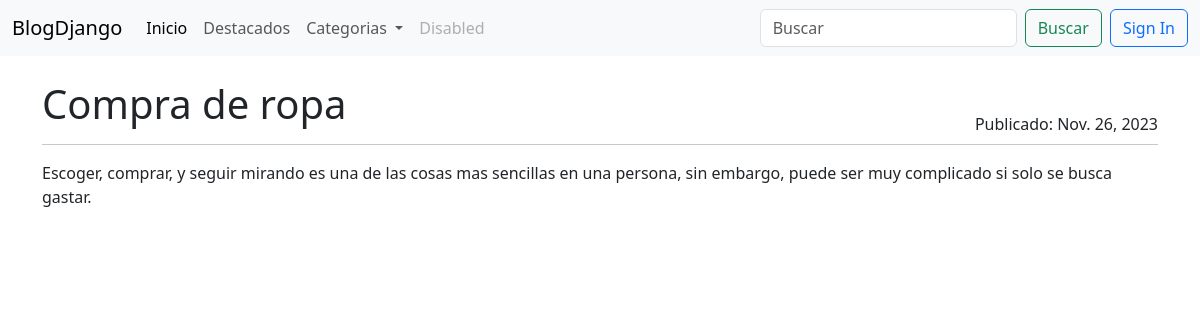
/post/ropa, run on the app's committed database.
### blogs/models.py (models this page shows, shortened)
class Post(models.Model):
    title = models.CharField(max_length=255)
    slug = models.SlugField(unique=True)
    overview = models.TextField()
    date_created = models.DateTimeField(auto_now_add=True)
    content = models.TextField()
    author = models.ForeignKey(settings.AUTH_USER_MODEL, on_delete=models.PROTECT)
    categories = models.ManyToManyField('Categorias')
    featured = models.BooleanField(default=False)
    pub_date =models.DateTimeField(default=timezone.now)
    class Meta:
        ordering = ["-date_created"]

### blogs/views.py (the view)
class PostDetailView(generic.DetailView):
   model = Post
   queryset = Post.objects.filter(featured= True).filter(
         pub_date__lte= timezone.now()
   )
   def get_context_data(self, **kwargs):
      context = super().get_context_data(**kwargs)
      context['categorias'] = Categorias.objects.all()
      return context

### blogs/templates/blogs/post_detail.html
{% extends 'base.html' %}
{% block content %}
<div class="container-xxl bd-gutter mt-3 my-md-4 bd-layout">
    <main class="container">
        <div class="row g-5">
          <div class "col-md-12">
            <div class"row">
                <div class="d-flex justify-content-between">
                    <h1>{{ post.title }}</h1>
                    <div class="align-self-end">Publicado: {{ post.pub_date.date }}</div>
                </div>
            </div>
            <hr class="d-none d-md-block my-2 mb-3 mt-2">
            <p>{{ post.content }}</p>
        </div>
    </main>
</div>
{%endblock content%}

### data on the page
Post: title "Compra de ropa", pub_date "Nov. 26, 2023", content "Escoger, comprar, y seguir mirando es una de las cosas mas sencillas en una persona, sin embargo, puede ser muy complicado si solo se busca gastar."
